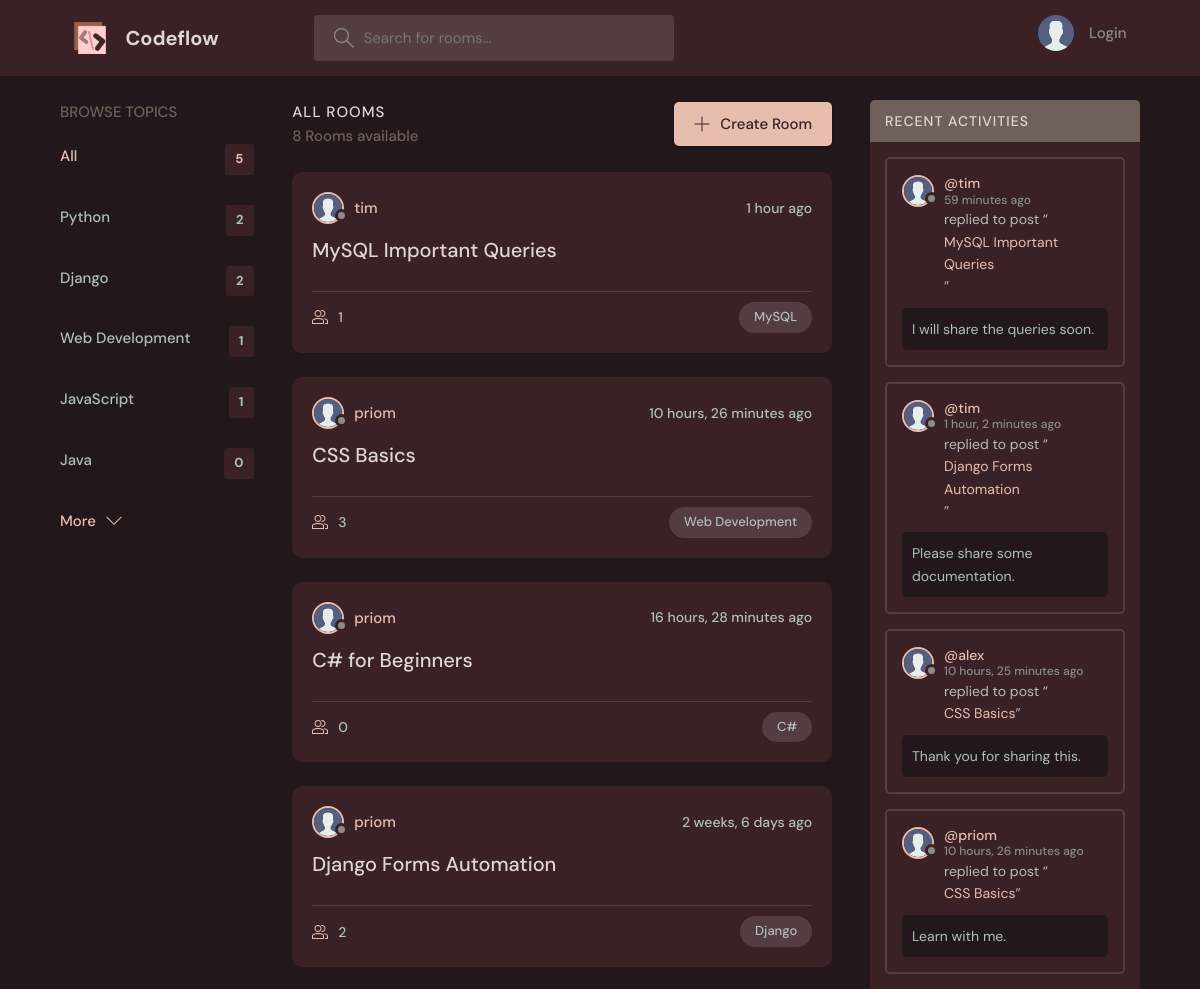
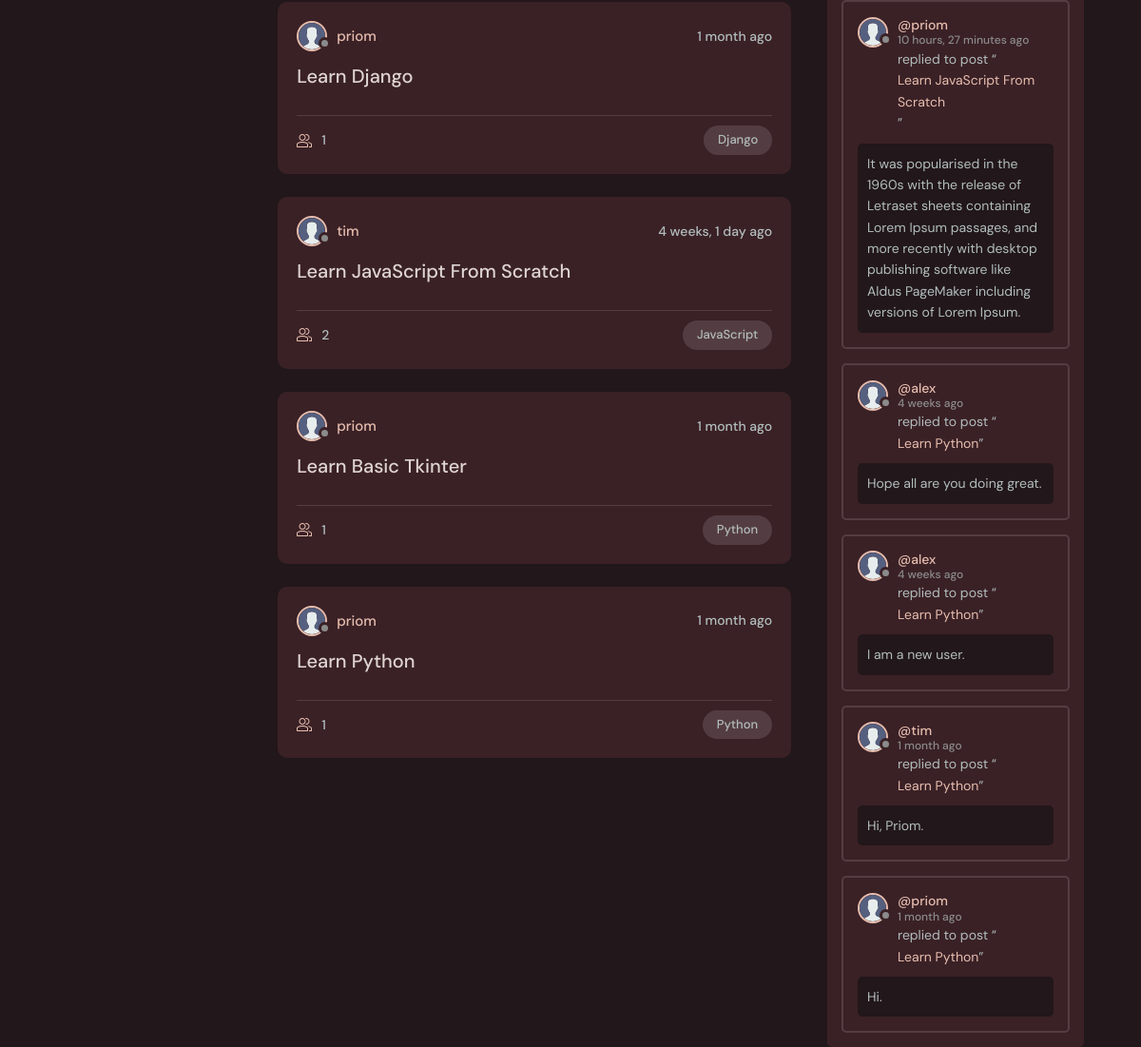
The page / on the database its author committed (2 pictures, top to bottom).
### base/models.py (models this page shows, shortened)
class Topic(models.Model):
    name = models.CharField(max_length=200)

class Room(models.Model):
    host = models.ForeignKey(User, on_delete=models.SET_NULL, null=True)
    topic = models.ForeignKey(Topic, on_delete=models.SET_NULL, null=True)
    name = models.CharField(max_length=200)
    description = models.TextField(null=True, blank=True)
    participants = models.ManyToManyField(
        User, related_name='participants', blank=True)
    updated = models.DateTimeField(auto_now=True)
    created = models.DateTimeField(auto_now_add=True)
    class Meta:
        ordering = ['-updated', '-created']
    def __str__(self):
        return self.name

class Message(models.Model):
    user = models.ForeignKey(User, on_delete=models.CASCADE)
    room = models.ForeignKey(Room, on_delete=models.CASCADE)
    body = models.TextField()
    updated = models.DateTimeField(auto_now=True)
    created = models.DateTimeField(auto_now_add=True)
    class Meta:
        ordering = ['-updated', '-created']

### base/views.py (the view)
# urls.py: path('', views.home, name="home"),
def home(request):
    q = request.GET.get('q') if request.GET.get('q') != None else ""
    rooms = Room.objects.filter(
        Q(topic__name__icontains=q) |
        Q(name__icontains=q) |
        Q(description__icontains=q)
    )
    topics = Topic.objects.all()[0:5]
    room_count = rooms.count()
    room_messages = Message.objects.filter(Q(room__topic__name__icontains=q))
    context = {'room': rooms, 'topics': topics,
               'room_count': room_count, 'room_messages': room_messages}
    return render(request, 'base/home.html', context)

### base/templates/base/home.html (shortened to what this page needs)
{% extends 'main.html' %}
{% block content %}
<main class="layout layout--3">
  <div class="container">
    {% include 'base/topics_component.html' %}
    <div class="roomList">
      <div class="roomList__header">
        <div>
          <h2>All Rooms</h2>
          <p>{{room_count}} Rooms available</p>
        </div>
        <a class="btn btn--main" href="{% url 'create-room' %}">
          <svg version="1.1" xmlns="http://www.w3.org/2000/svg" width="32" height="32" viewBox="0 0 32 32">
            <title>add</title>
            <path
              d="M16.943 0.943h-1.885v14.115h-14.115v1.885h14.115v14.115h1.885v-14.115h14.115v-1.885h-14.115v-14.115z">
            </path>
          </svg>
          Create Room
        </a>
      </div>
      {% include 'base/feed_component.html' %}
    </div>
    {% include 'base/activity_component.html' %}
  </div>
</main>
{% endblock %}

### base/templates/base/topics_component.html
<div class="topics">
    <div class="topics__header">
        <h2>Browse Topics</h2>
    </div>
    <ul class="topics__list">
        <li>
            <a href="{% url 'home' %}" class="active">All <span>{{topics.count}}</span></a>
        </li>
        {% for topic in topics %}
        <li>
            <a href="{% url 'home' %}?q={{topic.name}}">{{topic.name}} <span>{{topic.room_set.all.count}}</span></a>
        </li>
        {% endfor %}
    </ul>
    <a class="btn btn--link" href="{% url 'topics' %}">
        More
        <svg version="1.1" xmlns="http://www.w3.org/2000/svg" width="32" height="32" viewBox="0 0 32 32">
            <title>chevron-down</title>
            <path d="M16 21l-13-13h-3l16 16 16-16h-3l-13 13z"></path>
        </svg>
    </a>
</div>

### base/templates/base/feed_component.html (shortened to what this page needs)
{% load static %}
{% for rooms in room %}
<div class="roomListRoom">
    <div class="roomListRoom__header">
        <a href="{% url 'user-profile' rooms.host.id %}" class="roomListRoom__author">
            <div class="avatar avatar--small">
                <img src="{% static 'images/avatar.svg' %}" />
            </div>
            <span>{{rooms.host.username}}</span>
        </a>
        <div class="roomListRoom__actions">
            <span>{{rooms.created|timesince}} ago</span>
        </div>
    </div>
    <div class="roomListRoom__content">
        <a href="{% url 'room' rooms.id %}">{{rooms.name}}</a>
    </div>
    <div class="roomListRoom__meta">
        <a href="{% url 'room' rooms.id %}" class="roomListRoom__joined">
            {{rooms.participants.all.count}}
        </a>
        <p class="roomListRoom__topic">{{rooms.topic.name}}</p>
    </div>
</div>
{% endfor %}

### base/templates/base/activity_component.html (shortened to what this page needs)
{% load static %}
<div class="activities">
    <div class="activities__header">
        <h2>Recent Activities</h2>
    </div>
    {% for message in room_messages %}
    <div class="activities__box">
        <div class="activities__boxHeader roomListRoom__header">
            <a href="{% url 'user-profile' message.user.id %}" class="roomListRoom__author">
                <div class="avatar avatar--small">
                    <img src="{% static 'images/avatar.svg' %}" />
                </div>
                <p>
                    @{{message.user}}
                    <span>{{message.created|timesince}} ago</span>
                </p>
            </a>
        </div>
        <div class="activities__boxContent">
            <p>replied to post “<a href="{% url 'room' message.room.id %}">{{message.room}}</a>”</p>
            <div class="activities__boxRoomContent">
                {{message.body}}
            </div>
        </div>
    </div>
    {% endfor %}
</div>

### rows shown on the page
Topic: name "Python", room_set.all.count "2"
Topic: name "Django", room_set.all.count "2"
Topic: name "Web Development", room_set.all.count "1"
Topic: name "JavaScript", room_set.all.count "1"
Topic: name "Java", room_set.all.count "0"
Room: host.username "tim", created "1 hour", name "MySQL Important Queries", participants.all.count "1", topic.name "MySQL"
Room: host.username "priom", created "10 hours, 26 minutes", name "CSS Basics", participants.all.count "3", topic.name "Web Development"
Room: host.username "priom", created "16 hours, 28 minutes", name "C# for Beginners", participants.all.count "0", topic.name "C#"
Room: host.username "priom", created "2 weeks, 6 days", name "Django Forms Automation", participants.all.count "2", topic.name "Django"
Room: host.username "priom", created "1 month", name "Learn Django", participants.all.count "1", topic.name "Django"
Room: host.username "tim", created "4 weeks, 1 day", name "Learn JavaScript From Scratch", participants.all.count "2", topic.name "JavaScript"
Room: host.username "priom", created "1 month", name "Learn Basic Tkinter", participants.all.count "1", topic.name "Python"
Room: host.username "priom", created "1 month", name "Learn Python", participants.all.count "1", topic.name "Python"
Message: user "tim", created "59 minutes", room "MySQL Important Queries", body "I will share the queries soon."
Message: user "tim", created "1 hour, 2 minutes", room "Django Forms Automation", body "Please share some documentation."
Message: user "alex", created "10 hours, 25 minutes", room "CSS Basics", body "Thank you for sharing this."
Message: user "priom", created "10 hours, 26 minutes", room "CSS Basics", body "Learn with me."
Message: user "priom", created "10 hours, 27 minutes", room "Learn JavaScript From Scratch", body "It was popularised in the 1960s with the release of Letraset sheets containing Lorem Ipsum passages, and more recently with desktop publishing software like Aldus PageMaker including versions of Lorem Ipsum."
Message: user "alex", created "4 weeks", room "Learn Python", body "Hope all are you doing great."
Message: user "alex", created "4 weeks", room "Learn Python", body "I am a new user."
Message: user "tim", created "1 month", room "Learn Python", body "Hi, Priom."
Message: user "priom", created "1 month", room "Learn Python", body "Hi."

### other values the page prints
{{ topics.count }} "5"
{{ room_count }} "8"
